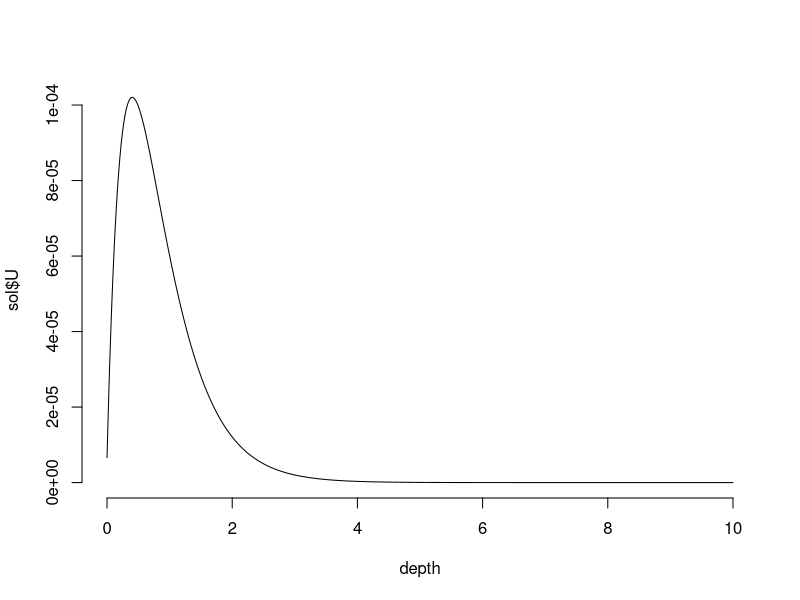

This figure's R source:
#' A General Linear Second Order Model for representing depth profiles at equilibrium
#' 
#' This function implements a general linear second order model for representing vertical transport 
#' at steady-state. It uses a second order differencing method to solve for the equilibrium state.
#' given some boundary conditions. 
#' @param x A vector with the spatial coordinates of the vertical profile
#' @param h The size of the intervals in x. A scalar value
#' @param D Diffusion coefficient. A scalar value
#' @param a Advection rate. A scalar value
#' @param c Reaction rate. A scalar value
#' @param f A vector with the vertical input rate
#' @param boundary A vector of length 2 with the upper and lower boundary conditions. These are Neumann boundary conditions with the input rate on the top layer as first element, and the bottom output rate as second element

GLSOM<-function(x, h, D, a, c, f, boundary){
  
  m<-length(x)
  alpha<-boundary[1]
  beta<-boundary[2]
  
  # Original formula from Leveque assuming Dirichlet boundary conditions at both ends
  # F<-matrix(f,nrow=m, ncol=1)
  # F[1]<- F[1]-((D/h^2) - (a/(2*h)))*alpha
  # F[m]<- F[m]-((D/h^2) + (a/(2*h)))*beta
  
  # Assuming Neumann boundary condition at the top and bottom
  F<-matrix(c(0,f),nrow=m+1, ncol=1)
  F[1]<- alpha
  F[m+2]<- -beta
  
  A<-diag(((h^2)*c - 2*D),nrow=m, ncol=m)
  A[row(A)-1 == col(A)]<- D + h*a/2
  A[row(A) == col(A)-1]<- D - h*a/2
  
  Ac1<-matrix(0, ncol=1, nrow=m)
  Ar1<-matrix(c(3*h/2, -2*h, h/2, rep(0, m-2)), nrow=1, ncol=m+1) # Derived from Leveque, page 31, third approach. Matrix 2.57 in following page is wrong, but this implementation should be correct.
  Arm<-matrix(0,nrow=1, ncol=m+1)
  Acm<-matrix(c(rep(0, m), h^2, h^2), ncol=1, nrow=m+2)
  
  A<-cbind(Ac1,A)
  A<-rbind(Ar1,A)
  A<-rbind(A,Arm)
  A<-cbind(A,Acm)

  A<-(h^(-2))*A
  
  U<- -1*solve(A)%*%F
  Out<-list(U[c(-1, -(m+2))], A[2:(m+1),2:(m+1)], F[c(-1, -(m+2))]) # Remove boundaries from solution and pack as list
  names(Out)<-c("U", "A", "F")
  return(Out)
}

h<-0.01 # 1 cm steps
depth<-seq(0,10, by=h) # 0 to 10 m
D<- 1.48 # cm2 yr-1
A<- -0.42*0.1 # mm yr-1 * 0.1 cm/mm * 1 cm -> cm2 yr-1
fs<-0.17
fd0=0.48; fd1=3.1 
rootInputs<-fd0*exp(-fd1*depth)*h
boundary<-c(fs,0)

sol<-GLSOM(x=depth,h,D,A,c=-5,f=rootInputs, boundary)

m=length(depth)
plot(depth, sol$U,type="l", bty="n")

peclet<- -D/A

